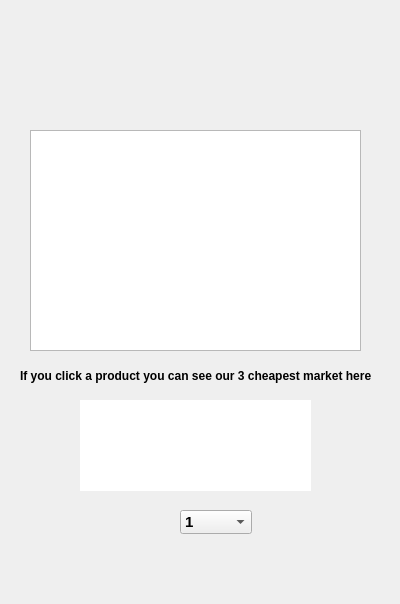
<?xml version="1.0" encoding="UTF-8"?>
<ui version="4.0">
 <class>BuySomethingScreen</class>
 <widget class="QDialog" name="BuySomethingScreen">
  <property name="geometry">
   <rect>
    <x>0</x>
    <y>0</y>
    <width>400</width>
    <height>604</height>
   </rect>
  </property>
  <property name="windowTitle">
   <string>SmartShopXpress</string>
  </property>
  <property name="windowIcon">
   <iconset resource="images.qrc">
    <normaloff>:/img/img0/logo3.png</normaloff>:/img/img0/logo3.png</iconset>
  </property>
  <property name="styleSheet">
   <string notr="true">border-image: url(:/img/img0/gbackground.png);</string>
  </property>
  <widget class="QLabel" name="logoLabel">
   <property name="geometry">
    <rect>
     <x>0</x>
     <y>0</y>
     <width>400</width>
     <height>101</height>
    </rect>
   </property>
   <property name="styleSheet">
    <string notr="true">border-image: url(:/img/img0/title.png);
</string>
   </property>
   <property name="text">
    <string/>
   </property>
  </widget>
  <widget class="QListWidget" name="listWidget">
   <property name="geometry">
    <rect>
     <x>30</x>
     <y>130</y>
     <width>331</width>
     <height>221</height>
    </rect>
   </property>
   <property name="styleSheet">
    <string notr="true">border-image: url(:/img/img0/lineEditBackground.png);</string>
   </property>
  </widget>
  <widget class="QPushButton" name="addSomethingPushButton">
   <property name="geometry">
    <rect>
     <x>260</x>
     <y>490</y>
     <width>51</width>
     <height>51</height>
    </rect>
   </property>
   <property name="cursor">
    <cursorShape>PointingHandCursor</cursorShape>
   </property>
   <property name="styleSheet">
    <string notr="true">border-image: url(:/img/img0/add.png);
border-radius:25px</string>
   </property>
   <property name="text">
    <string/>
   </property>
  </widget>
  <widget class="QPushButton" name="mainMenuButton_2">
   <property name="geometry">
    <rect>
     <x>170</x>
     <y>540</y>
     <width>60</width>
     <height>60</height>
    </rect>
   </property>
   <property name="cursor">
    <cursorShape>PointingHandCursor</cursorShape>
   </property>
   <property name="styleSheet">
    <string notr="true">border-image: url(:/img/img0/menuicon.png);
border-radius:30px;</string>
   </property>
   <property name="text">
    <string/>
   </property>
  </widget>
  <widget class="QPushButton" name="favoriteButton">
   <property name="geometry">
    <rect>
     <x>80</x>
     <y>490</y>
     <width>61</width>
     <height>61</height>
    </rect>
   </property>
   <property name="cursor">
    <cursorShape>PointingHandCursor</cursorShape>
   </property>
   <property name="styleSheet">
    <string notr="true">border-image: url(:/img/img0/favicon.png);
border-radius: 30px;</string>
   </property>
   <property name="text">
    <string/>
   </property>
  </widget>
  <widget class="QLabel" name="label_2">
   <property name="geometry">
    <rect>
     <x>20</x>
     <y>360</y>
     <width>351</width>
     <height>31</height>
    </rect>
   </property>
   <property name="font">
    <font>
     <bold>true</bold>
    </font>
   </property>
   <property name="styleSheet">
    <string notr="true">
border-image: url(:/img/img0/lineEditBackground.png);border-radius:15px</string>
   </property>
   <property name="text">
    <string>If you click a product you can see our 3 cheapest market here</string>
   </property>
  </widget>
  <widget class="QListWidget" name="cheapProductListWidget">
   <property name="geometry">
    <rect>
     <x>80</x>
     <y>400</y>
     <width>231</width>
     <height>91</height>
    </rect>
   </property>
   <property name="styleSheet">
    <string notr="true">
border-image: url(:/img/img0/lineEditBackground.png);border-radius:15px</string>
   </property>
  </widget>
  <widget class="QComboBox" name="comboBox">
   <property name="geometry">
    <rect>
     <x>180</x>
     <y>510</y>
     <width>72</width>
     <height>24</height>
    </rect>
   </property>
   <property name="palette">
    <palette>
     <active>
      <colorrole role="WindowText">
       <brush brushstyle="SolidPattern">
        <color alpha="255">
         <red>0</red>
         <green>0</green>
         <blue>0</blue>
        </color>
       </brush>
      </colorrole>
     </active>
     <inactive>
      <colorrole role="WindowText">
       <brush brushstyle="SolidPattern">
        <color alpha="255">
         <red>0</red>
         <green>0</green>
         <blue>0</blue>
        </color>
       </brush>
      </colorrole>
     </inactive>
     <disabled/>
    </palette>
   </property>
   <property name="font">
    <font>
     <pointsize>11</pointsize>
     <bold>true</bold>
     <underline>false</underline>
    </font>
   </property>
   <property name="statusTip">
    <string/>
   </property>
   <property name="styleSheet">
    <string notr="true">border-image: url(:/img/img0/lineEditBackground.png);</string>
   </property>
   <item>
    <property name="text">
     <string>1</string>
    </property>
   </item>
   <item>
    <property name="text">
     <string>2</string>
    </property>
   </item>
   <item>
    <property name="text">
     <string>3</string>
    </property>
   </item>
   <item>
    <property name="text">
     <string>4</string>
    </property>
   </item>
   <item>
    <property name="text">
     <string>5</string>
    </property>
   </item>
   <item>
    <property name="text">
     <string>6</string>
    </property>
   </item>
   <item>
    <property name="text">
     <string>7</string>
    </property>
   </item>
   <item>
    <property name="text">
     <string>8</string>
    </property>
   </item>
   <item>
    <property name="text">
     <string>9</string>
    </property>
   </item>
   <item>
    <property name="text">
     <string>10</string>
    </property>
   </item>
   <item>
    <property name="text">
     <string>11</string>
    </property>
   </item>
   <item>
    <property name="text">
     <string>12</string>
    </property>
   </item>
  </widget>
 </widget>
 <resources>
  <include location="images.qrc"/>
 </resources>
 <connections/>
</ui>
